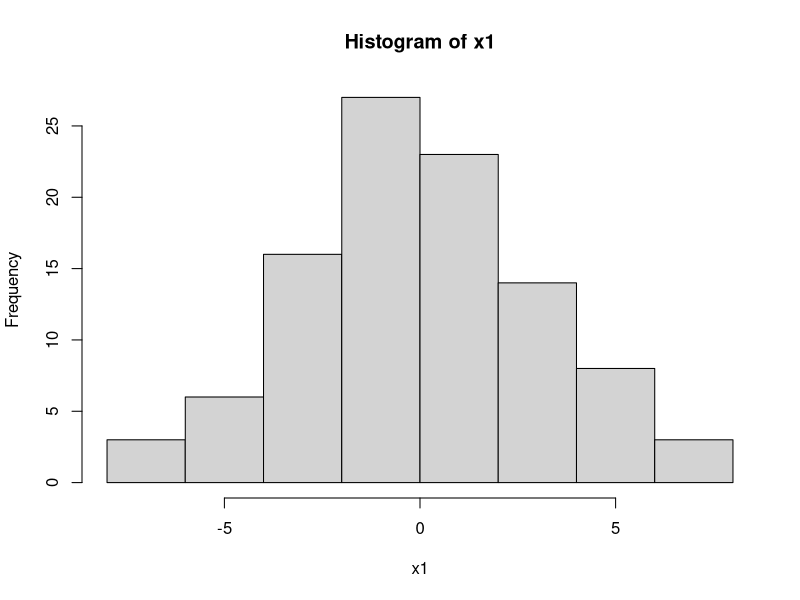
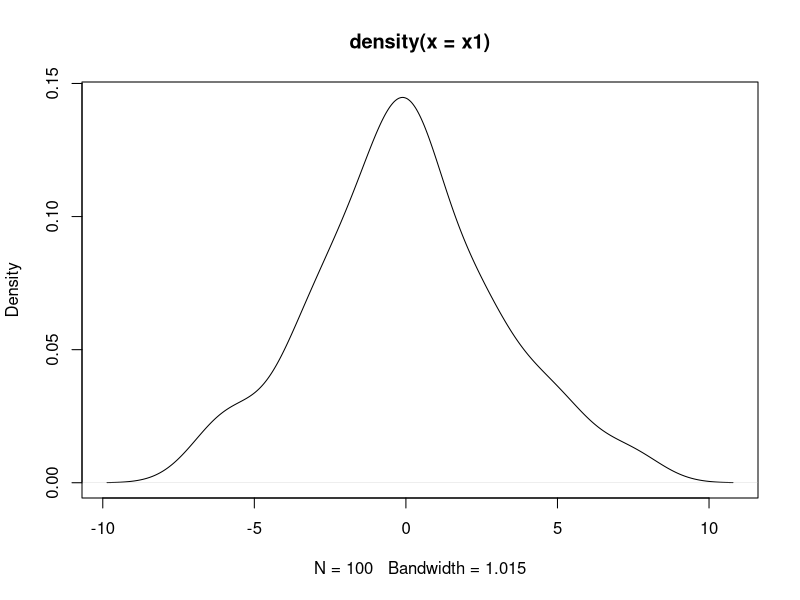
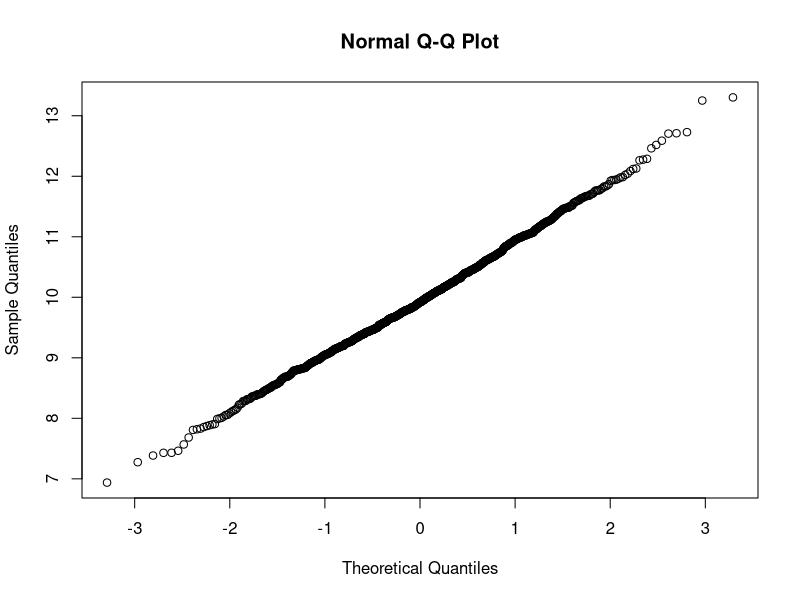
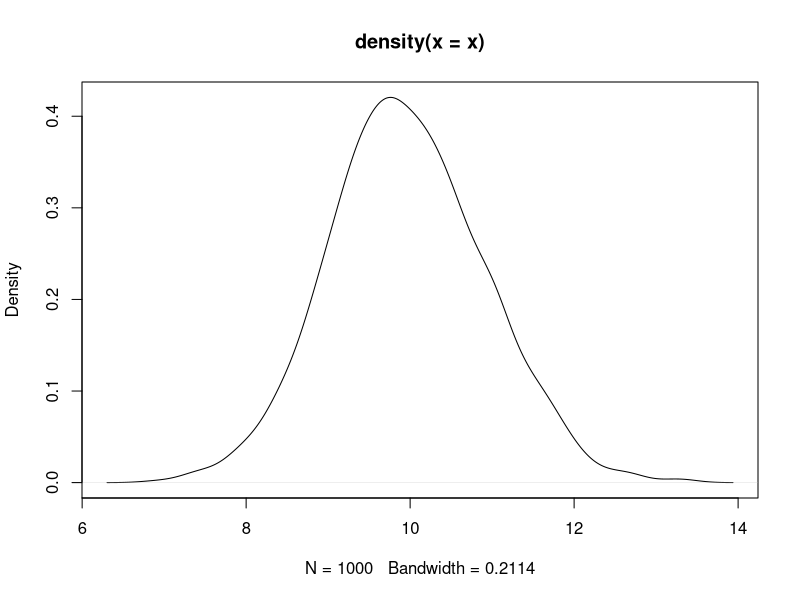

The R source for these figures, in order:
setwd("/Users/yoon/Documents/DataScience/R_work")

options(digits = 3) # 소수점 이하 표시
set.seed(100)

x1 = rnorm(100, mean=0, sd=3)
hist(x1)
plot(density(x1)) # 확률밀도로 나타낸 것

var(x1)
mean(x1)
median(x1)
quantile(x1, c(0.25, 0.5, 0.75))

### 위치 나타내기
q1 = quantile(1:10, c(1/4, 3/4))
str(q1)
q1

### sampling
# 샘플링된 데이터를 분리하는 방법 1
sample(1:10, 5, replace = T, prob = 1:10) # prob는 가중치
ind1 = sample(nrow(iris), nrow(iris), replace = F)
A1 = iris[ind1,] # ???
A1
n1 = nrow(iris)
train = A1[1:(n1*0.7),]
test = A1[-(1:(n1*0.7)),]

# 샘플링된 데이터를 분리하는 방법 2
ind2 = sample(n1, n1*0.7, replace = F)
train1 = iris[ind2,]
test1 = iris[-ind2,]

# 샘플링된 데이터를 분리하는 방법 3
ind3 = sample(2, n1, replace = T, prob = c(0.7, 0.3))
ind3
table(ind3)
train2 = iris[ind3 == 1,]
test2 = iris[ind3 == 2,]

### 특정데이터 추출과 필터링
#install.packages('sampling')
library(sampling)
x = strata(c("Species"),
         size = c(3, 3, 1),
         method = "srswor", # srswor : replace F // srswr : replace T
         data = iris)

getdata(iris,x)

### repeat option
rep(c(3,7), c(3,2)) # 3은 3번, 7은 2번 반복하는 함수
rep(c(3,7), each=3)
rep(1:15, length.out=15)
rep(1:10, length.out=15)

### row, group manipulation
iris$Species2 = rep(1:2, 75)
strata(c("Species", "Species2"), size=c(5,1,1,1,1,1), method="srswr", data=iris)

library(doBy)
sampleBy(~Species+Species2, # Spcecies 1, 2 를 묶은것을 하나의 그룹으로 보는 것.
         frac = 0.3, 
         data = iris)

d1 = data.frame()
for (i in seq(sample(1:10, 1))){
  d2 = iris[i, ]
  d1 = rbind(d1, d2)
}
d1

### table processing
d <- data.frame(x=c("1","2","2","1"), y=c("A","B","A","B"), num=c(3,5,8,7))
d_bind = rbind(d,d)
table(d_bind$x, d_bind$y)
xtabs(num ~ x+y, data=d)
xt = xtabs(num ~ x+y, data=d_bind)

sum(xt)
margin.table(xt)
margin.table(xt, 1) # row sum
margin.table(xt, 2) # col sum
prop.table(xt, 1)

tot = sum(xt)
p_xt = prop.table(xt)

str(p_xt)
tot*p_xt[[1]][1]

### 독립, 연관성 검정
library(MASS)
data('survey')
View(survey)
xt = xtabs(~Sex+Exer, data = survey)
xt

chi1 = chisq.test(xt) # p-value가 0.06, 즉 0.05 이상이므로 성별과 운동 빈도는 관계가 있는 것 같다.
chi1
str(chi1)
chi1$statistic

# 카이제곱의 샘플 수가 작을 때 피셔테스트를 사용함. 비슷한 방식인데 샘플 수가 적을 때 조금 더 정확함.
fisher.test(xtabs(~W.Hnd+Clap, data = survey))

table(survey$W.Hnd)
chisq.test(table(survey$W.Hnd), p=c(.3, .7)) # 대상 데이터의 비율이 3:7 이다 라는 가설에 대한 검정

### 맥니마 검정 ???

### shapiro test -> 정규성 여부 검정
shapiro.test(rnorm(100))

### ks test -> 분포가 동일한지 여부 검정
ks.test(rnorm(100), rnorm(100, 5, 3))

### qqnorm -> 그래프를 통한 정규성 검정
x <- rnorm(1000, mean = 10, sd=1)
qqnorm(x) # 직선의 형태로 그려질수록 정규성을 띤다고 할 수 있다.
plot(density(x))
